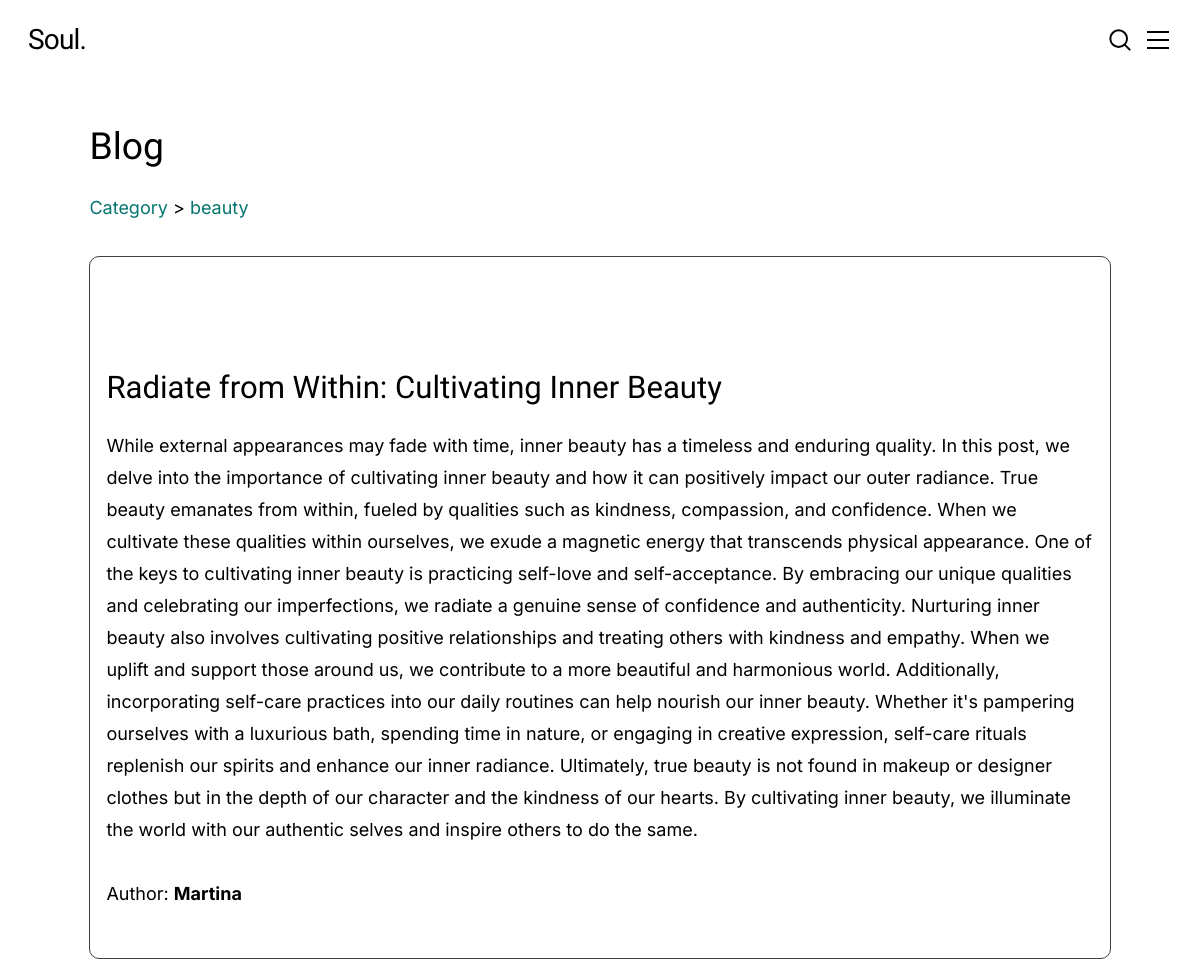
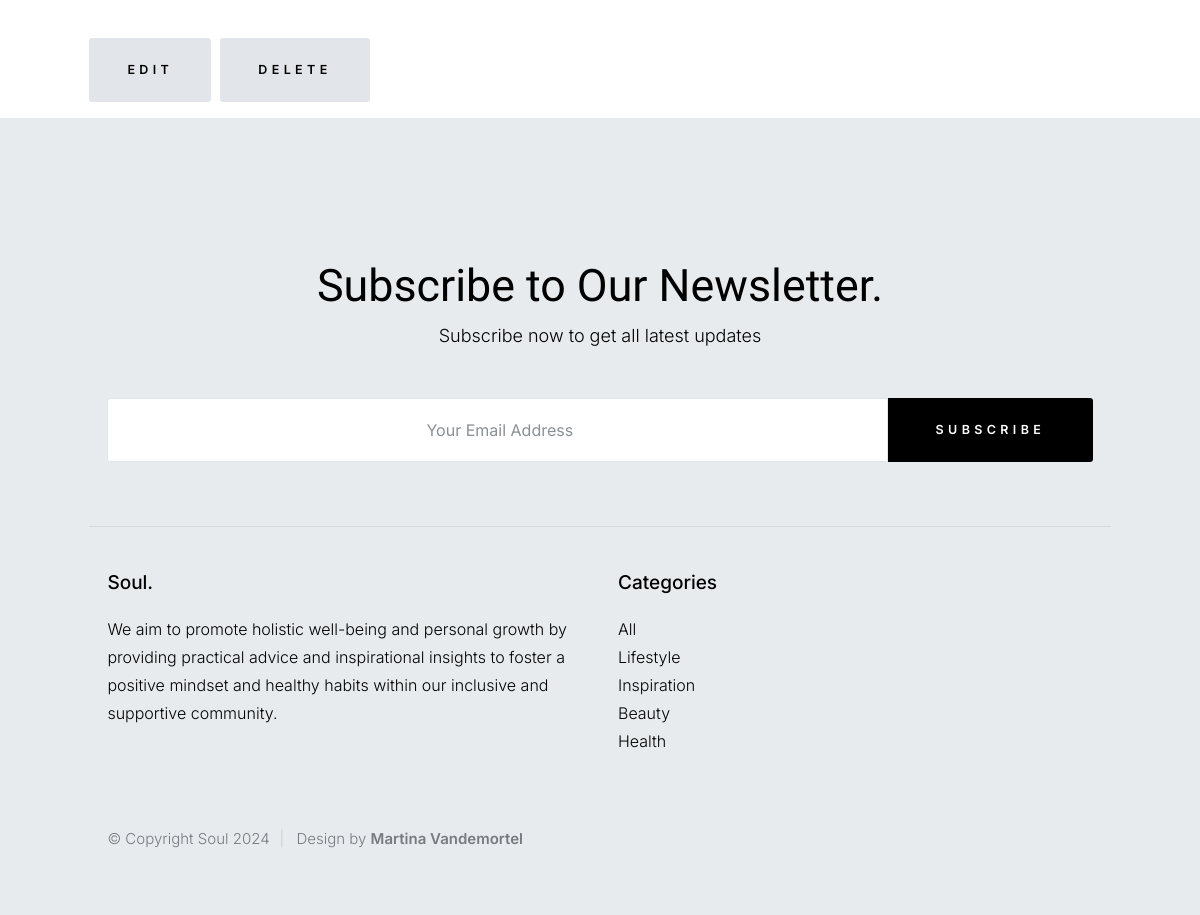
Page /publicacion/1/ on the committed database (2 pictures, top to bottom).
### my_app/models.py (models this page shows, shortened)
class Publicacion(models.Model):
    autor = models.ForeignKey(User, on_delete=models.CASCADE)
    imagen = models.ImageField(upload_to='img/', null=False)
    titulo = models.CharField(max_length=150, null=False)
    resumen = models.CharField(max_length=350, null=False, blank=True)
    contenido = models.TextField(null=False, blank=True)
    fecha_publicacion = models.DateTimeField(auto_now_add=True)
    categoria = models.ForeignKey(Categoria, on_delete=models.SET_NULL, null=True, blank=True)

class Categoria(models.Model):
    nombre = models.CharField(max_length=100, null=False)
    def __str__(self):
        return self.nombre

### my_app/views.py (the view)
# urls.py: path('publicacion/<int:id>/', detail_post, name="detail_post"),
def detail_post(request, id):
    current_path = request.path
    try:
        post = Publicacion.objects.get(id=id)
        autor = Perfil.objects.get(id=post.autor_id)
    except Publicacion.DoesNotExist:
        return redirect('error_404')
    return render(request, 'posteo.html', {'post': post, 'autor': autor, 'current_path': current_path})

### my_app/templates/posteo.html (shortened to what this page needs)
{% extends "index.html" %}
{% block content %}
    <div class="container">
        <div class="row">
            <div class="col-full s-content__header">
                <h2 class="s-content__header-title">
                    Blog
                </h2>
            </div>
        </div>
        <div class="row">
            <p><a href="/category/all">Category</a> > <a href="/category/{{post.categoria}}">{{ post.categoria }}</a></p>
        </div>
        <section class="s-content__section s-content__section--featured">
            <div class="row masonry-wrap">
                <div class="masonry">
                    <div class="col-100">
                        <div class="masonry__brick col-100">
                            <div class="item-folios-content__page">
                                <div class="item-folios-content__thumb">
                                </div>
                                <div class="item-folios-content__text">
                                    <h3>{{ post.titulo }}</h3>
                                    <p class="item-folios-content__cat">{{ post.contenido }}</p>
                                    <p class="item-folios-content__cat">Author: <span class="font-weight-bold">{{ post.autor }}</span></p>
                                </div>
                            </div>
                        </div>
                    </div>
                </div>
            </div>
            <div class="row">
                <div class="col-100">
                    <div class="item-folios-content__text">
                        <a href="/editar-publicacion/{{ post.id }}" class="btn btn-primary">Edit</a>
                        <a href="/eliminar-publicacion/{{ post.id }}" class="btn btn-danger">Delete</a>
                    </div>
                </div>
            </div>
        </section>
    </div>
{% endblock %}

### my_app/templates/index.html (shortened to what this page needs)
<!DOCTYPE html>
<html lang="es">
{% load static %}
{% include "partials/head.html" %}
<body>
    <div id="page" {% if current_path == "/" %} class="s-pagewrap ss-home" {% else %} class="s-pagewrap" {% endif %} >
        {% include "partials/header.html" %}
        <div {% if current_path == "/" %} class="hero" {% else %} class="s-pagewrap" {% endif %}>
            {% block content %}
            {% endblock %}
        </div>
    </div>
    {% include "partials/footer.html" %}
</body>
</html>

### my_app/templates/partials/head.html (shortened to what this page needs)
<head>
    {% load static %}
    <link rel="stylesheet" href="https://stackpath.bootstrapcdn.com/bootstrap/4.5.2/css/bootstrap.min.css">
    <link href="https://cdn.jsdelivr.net/npm/bootstrap-icons@1.5.0/font/bootstrap-icons.css" rel="stylesheet" type="text/css" />
    <link href="{% static 'css/styles.css' %}" rel="stylesheet" />
    <link href="{% static 'css/vendor.css' %}" rel="stylesheet">
    <link rel="stylesheet" href="https://cdnjs.cloudflare.com/ajax/libs/font-awesome/6.4.0/css/all.min.css">
    <link rel="stylesheet" href="{% static 'css/style.css' %}">
</head>

### my_app/templates/partials/header.html (shortened to what this page needs)
<header id="masthead" class="s-header">
    <div class="s-header__branding">
        <p class="site-title">
            <a href="/" rel="home">Soul.</a>
        </p>
    </div>
    <a class="s-header__menu-toggle" href="#0"><span>Menu</span></a>
    <a class="s-header__search-trigger" href="#">
    </a>
</header>

### my_app/templates/partials/footer.html (shortened to what this page needs)
<footer id="colophon" class="s-footer">
        <div class="container">
            <div class="row s-footer__subscribe">
                <div class="column lg-12">
                    <h2>
                    Subscribe to Our Newsletter.
                    </h2>
                    <p>
                    Subscribe now to get all latest updates
                    </p>
                    <form id="mc-form" class="mc-form" action="/newsletter/" method="POST">
                        <input type="email" name="email" id="email" class="u-fullwidth text-center" placeholder="Your Email Address" required>
                        <input type="submit" name="subscribe" value="Subscribe" class="btn--small btn--primary u-fullwidth">
                    </form>
                </div>
            </div>
            <div class="row s-footer__main">
                <div class="column lg-5 md-6 tab-12 s-footer__about">
                    <h4>Soul.</h4>
                    <p>
                        We aim to promote holistic well-being and personal growth by providing practical advice and inspirational insights to foster a positive mindset and healthy habits within our inclusive and supportive community.
                    </p>
                </div>
                <div class="column lg-5 md-6 tab-12">
                    <div class="row">
                        <div class="column lg-6">
                            <h4>Categories</h4>
                            <ul class="link-list">
                                <li><a href="/category/all">All</a></li>
                                <li><a href="category/lifestyle">Lifestyle</a></li>
                                <li><a href="category/inspiration">Inspiration</a></li>
                                <li><a href="category/beauty">Beauty</a></li>
                                <li><a href="category/health">Health</a></li>
                            </ul>
                        </div>
                    </div>
                </div>
            </div>
            <div class="row s-footer__bottom">
                <div class="column lg-5 md-6 tab-12">
                    <div class="ss-copyright">
                        <span>© Copyright Soul 2024</span>
                        <span>Design by <strong>Martina Vandemortel</strong></span>
                    </div>
                </div>
            </div>
        </div>
        </footer>

### my_app/static/css/style.css (style rules this page uses)
.item-folios-content__page { border: 1px solid #3e3e3e; padding: 2vh; border-radius: 10px; margin-bottom: 5vh; }
.masonry-wrap { display: flex; justify-content: center; }

### rows in the picture
Publicacion: categoria "beauty", titulo "Radiate from Within: Cultivating Inner Beauty", contenido "While external appearances may fade with time, inner beauty has a timeless and enduring quality. In this post, we delve into the importance of cultivating inner beauty and how it can positively impact our outer radiance. True beauty emanates from within, fueled by qualities such as kindness, compassion, and confidence. When we cultivate these qualities within ourselves, we exude a magnetic energy that transcends physical appearance. One of the keys to cultivating inner beauty is practicing self-love and self-acceptance. By embracing our unique qualities and celebrating our imperfections, we radiate a genuine sense of confidence and authenticity. Nurturing inner beauty also involves…", autor "Martina"
